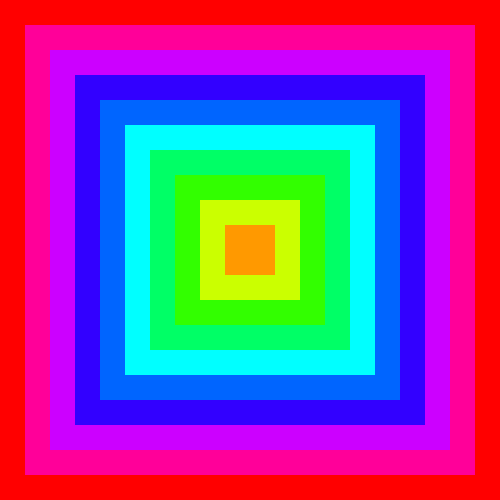
Frame 1 (no input)
Frame 60 (the mouse pressed at the canvas centre just before this capture): identical to frame 1, image omitted
Frame 120 (the mouse held since frame 60 and released just before this capture): identical to frame 1, image omitted

The Processing sketch that drew this single still picture (run headless with seeded random() and noise(); from frame 60 on, the mouse is pressed at the canvas centre):

// Processing sketch: labtestsolution
// ── labtestsolution.pde
void setup()
{
  size(500, 500);
  rectMode(CENTER);
  colorMode(HSB);
  noStroke();
  cx = width / 2;
  cy = height / 2;
  
  for(int i = 0 ; i < 10 ; i ++)
  {
    x[i] = random(0, width);
    hue[i] = (int) random(0, 255);
  }
}

float cx, cy;

float[] x = new float[10];
int[] hue = new int[10];

int mode = 0;

void circles()
{
  float diameter = height / 10;
  float r = diameter / 2;
  for(int i = 0 ; i < 10 ; i ++)
  {
    fill(hue[i], 255, 255);
    ellipse(x[i], r + (diameter * i), diameter, diameter);
    x[i] ++;
    if (x[i] > width + r)
    {
      x[i] = - r;
    }
  }
}

void rects()
{
  float r = 10;
  float w = width;
  float wd = width / r;
  noStroke();
  float h = 255;
  float hd = 255 / r;
  for(int i = 0 ; i < r ; i ++)
  {
    fill(h, 255, 255);
    rect(cx, cy, w, w);
    w -= wd;
    h -= hd;
  }
  
  for(int i = 10 ; i > 0 ; i--)
  {
    w = i * wd;
    fill(i * hd, 255, 255);
    rect(cx, cx, w, w);
  }
  
  int i = 10;
  while(i > 0)
  {
    w = i * wd;
    fill(i * hd, 255, 255);
    rect(cx, cy, w, w);
    i --;
  }
}  

void triangles()
{
  float hd = 255 / 10;
  noStroke();
  
  float gap = cx / 10;
  for(int i = 0 ; i < 10 ; i ++)
  {
    fill(i * hd, 255, 255);
    triangle(gap * i, height - (i * gap), cx, gap * i, width - (gap * i), height - (i * gap));
    
  }
}

void keyPressed()
{
  if (key == ' ')
  {
    /*
    mode ++;
    if (mode == 3)
    {
      mode = 0;
    }
    */
    mode = (mode + 1) % 3;
  }
  
}




void draw()
{
  background(0);
  rectMode(CENTER);
    
  if (mode == 0)
  {
    rects();
  }
  else if (mode == 1)
  {
    triangles();
  }
  else if (mode == 2)
  {
    circles();
  }
}
